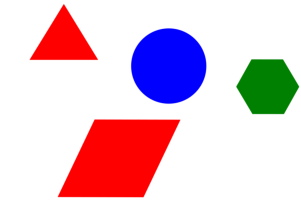
#> input picture images/shapes.jpg, 301 x 215 px
$ python detect_shapes.py
#> lines starting #> are read from the running program, lines starting #| are printed output that depends on the picture; after the words box and inside, x2 and y2 are one past the last pixel; in counts of white or black regions, pixels touching at a corner belong together
import cv2 as cv
from PIL import Image


# load image
image = cv.imread('images/shapes.jpg')
#> image is the input picture: shape (215, 301, 3); mean B, G, R 210.9, 198.6, 227.2

# image = cv.GaussianBlur(image, ksize=(7, 7), sigmaX=1)

gray_image = cv.cvtColor(image, cv.COLOR_BGR2GRAY)
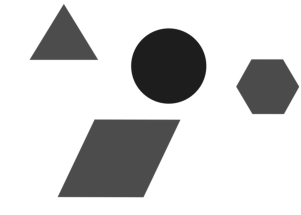
#> gray_image: shape (215, 301); min 29, max 255, mean 208.5

# Apply thesholding
_, threshold_img = cv.threshold(gray_image, 127, 255, cv.THRESH_BINARY)
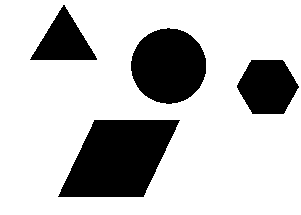
#> threshold_img: shape (215, 301); 76.1% white; 4 black regions

# using findContours() function
contours, _ = cv.findContours(threshold_img, cv.RETR_TREE, cv.CHAIN_APPROX_SIMPLE)
#> contours = 5 contours; box (x1, y1, x2, y2) and area: (0, 0, 301, 215) 64200, (57, 119, 181, 198) 6742, (130, 27, 207, 105) 4537, (236, 59, 300, 115) 2622, (29, 4, 98, 61) 1986


# List for storing names of shapes

for contour in contours[1:]:
    # here we are ignoring the first contour because
    # findcontour function detects whole image as shape, so start with 1

    # cv2.approxPloyDP() function to approximate the shape
    approx = cv.approxPolyDP(contour,
                             0.01 * cv.arcLength(contour, True), True)

    # using drawContours() function
    cv.drawContours(image, [contour], 0, (252, 219, 3), 4)

    # finding center point of shape
    M = cv.moments(contour)  # cv.moments() function calculates all the centroid, area of object, shape, etc.

    center_point = None

    if M['m00'] != 00:
        x = int(M['m10']/M['m00'])
        y = int(M['m01']/M['m00'])
        center_point = (x, y)

    # putting shape name at center of each shape
    if len(approx) == 3:
        cv.putText(image, 'Triangle', center_point, cv.FONT_HERSHEY_SIMPLEX,
                    0.6, (0, 0, 0), 2)
    elif len(approx) == 4:
        cv.putText(image, 'Rectangle', center_point, cv.FONT_HERSHEY_SIMPLEX,
                    0.6, (0, 0, 0), 2)
    elif len(approx) == 5:
        cv.putText(image, 'Pentagon', center_point, cv.FONT_HERSHEY_SIMPLEX,
                    0.6, (0, 0, 0), 2)
    elif len(approx) == 6:
        cv.putText(image, 'Hexagon', center_point, cv.FONT_HERSHEY_SIMPLEX,
                    0.6, (0, 0, 0), 2)
    elif len(approx) == 8:
        cv.putText(image, 'Octagon', center_point, cv.FONT_HERSHEY_SIMPLEX,
                    0.6, (0, 0, 0), 2)
    else:
        cv.putText(image, 'Circle', center_point, cv.FONT_HERSHEY_SIMPLEX,
                    0.6, (0, 0, 0), 2)
#> this loop made 4 passes
#> (approx, x, y) on passes 1, 4: ([[94, 119], [180, 120], [143, 197], [57, 196]], 118, 158), ([[29, 59], [63, 4], [97, 58]], 63, 40)
#> (x, y) on passes 2 to 3: (267, 86), (168, 65)
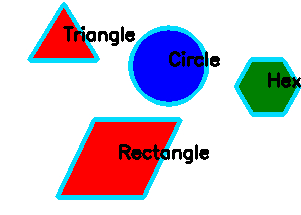
#> image: shape (215, 301, 3); 9.56% of pixels changed, all inside (x1, y1, x2, y2) = (27, 2, 301, 200)

# image_data = Image.fromarray(image)
# image_data.save("images/detected_shapes.jpg")

cv.imshow('Detected shapes', image)
cv.waitKey(0)
cv.destroyAllWindows()
